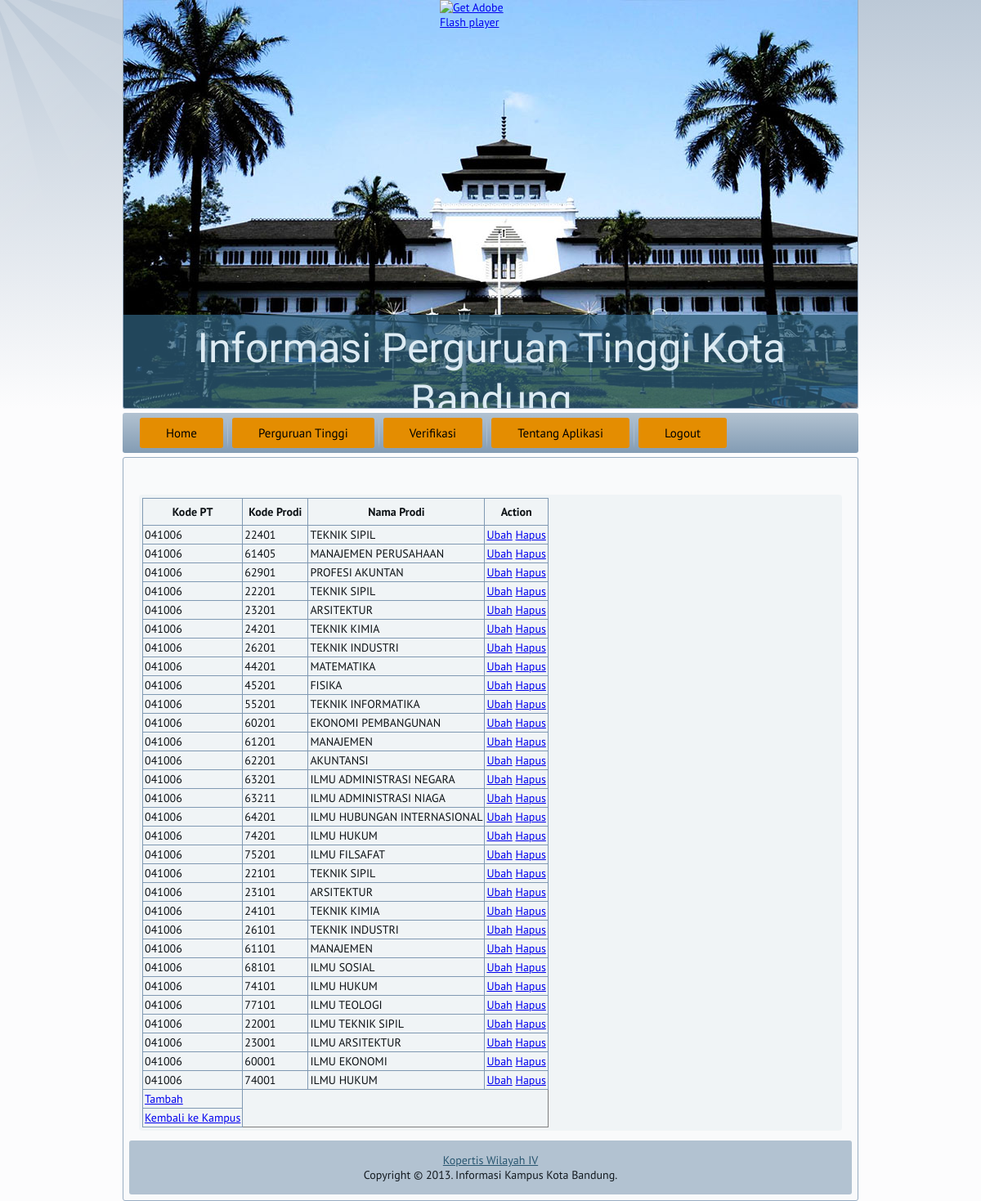
/Prodi_Controller.php?action=select&kode_pt=041006 (signed in), run on the app's committed database.
### tables this page shows
CREATE TABLE IF NOT EXISTS `prodi_kampus` (
  `kode_pt` text NOT NULL,
  `kode_prodi` text NOT NULL,
  `nomor_sk` text NOT NULL,
  `tahun_sk` text NOT NULL,
  `email` text NOT NULL,
  `grade` text NOT NULL,
  `akhir_grade` text NOT NULL,
  `keterangan` text NOT NULL
);

CREATE TABLE IF NOT EXISTS `prodi` (
  `kode_prodi` varchar(5) NOT NULL DEFAULT '',
  `kode_jenjang` varchar(1) DEFAULT NULL,
  `nama_prodi` varchar(47) DEFAULT NULL,
  `kode_bidang_ilmu` varchar(1) DEFAULT NULL,
  PRIMARY KEY (`kode_prodi`),
  KEY `FK_prodi_jenjang` (`kode_jenjang`),
  KEY `FK_prodi_bidangilmu` (`kode_bidang_ilmu`)
);

### Prodi.php (called while the page is built, shortened)
<?php
class Prodi{
	private $kode_pt;
	private $kode_prodi;
	private $nama_prodi;
	public function set_kode_pt($kode_pt){
		$this->kode_pt=$kode_pt;
	}
	public function get_kode_pt(){
		return $this->kode_pt;
	}
	public function set_kode_prodi($kode_prodi){
		$this->kode_prodi=$kode_prodi;
	}
	public function get_kode_prodi(){
		return $this->kode_prodi;
	}
	public function set_nama_prodi($nama_prodi){
		$this->nama_prodi=$nama_prodi;
	}
	public function get_nama_prodi(){
		return $this->nama_prodi;
	}
	public function select($kode_pt){
		$daftar_prodi=array();
		$i=0;
		$result=mysql_query("SELECT kode_pt, prodi_kampus.kode_prodi, prodi.nama_prodi FROM prodi_kampus inner join prodi on prodi.kode_prodi=prodi_kampus.kode_prodi WHERE kode_pt='$kode_pt'");
		while($row=mysql_fetch_array($result)){
			$p=new Prodi();
			$p->set_kode_pt($row['kode_pt']);
			$p->set_kode_prodi($row['kode_prodi']);
			$p->set_nama_prodi($row['nama_prodi']);
			$daftar_prodi[$i]=$p;
			$i++;
		}
		return $daftar_prodi;
	}
}
?>

### Prodi_Controller.php (the view, shortened to what this page needs)
<?php
include "Prodi.php";
$action=$_GET['action'];
if($action=='insert_view'){
    $kode_pt=$_GET['kode_pt'];
	header("Location:insert_prodi_view.php?kode_pt=$kode_pt");
}else if($action=='update_view'){
	$kode_pt=$_GET['kode_pt'];
	$kode_prodi=$_GET['kode_prodi'];
	$kode_jenjang=$_GET['kode_jenjang'];
	header("Location:update_prodi_view.php?kode_pt=$kode_pt&kode_prodi=$kode_prodi");
}else if($action=='select'){
	$kode_pt=$_GET['kode_pt'];
	$k=new Prodi();
	$daftar_prodi=$k->select($kode_pt);
	include 'header.php';
	echo "<table border=1 cellspacing=0>
			<tr>
				<th>Kode PT</th><th>Kode Prodi</th><th>Nama Prodi</th><th>Action</th>
			</tr>";
	for($i=0; $i<count($daftar_prodi); $i++){
		$prodi=$daftar_prodi[$i];
		echo "
			<tr>
				<td>{$prodi->get_kode_pt()}</td><td>{$prodi->get_kode_prodi()}</td><td>{$prodi->get_nama_prodi()}</td><td><a href=Prodi_Controller.php?action=update_view&kode_pt={$prodi->get_kode_pt()}&kode_prodi={$prodi->get_kode_prodi()}>Ubah</a> <a href=Prodi_Controller.php?action=delete_process&kode_pt={$prodi->get_kode_pt()}&kode_prodi={$prodi->get_kode_prodi()} onClick=\" return confirm('Yakin akan menghapus?'); \">Hapus</a></td>
			</tr>
		";
	}
	echo "<tr><td><a href=Prodi_Controller.php?action=insert_view&kode_pt=$kode_pt>Tambah</a></td></tr>";
	echo "<tr><td><a href=Kampus_Controller.php?action=select>Kembali ke Kampus</a></td></tr>";
	echo "</table>";
	include 'footer.php';
}
?>

### style.css (style rules this page uses)
table, ul.art-hmenu { font-size: 14px; font-family: 'PT Sans', Arial, 'Arial Unicode MS', Helvetica, Sans-Serif; font-weight: normal; font-style: normal; }
h1, h2, h3, h4, h5, h6, p, a, ul, ol, li { margin: 0; padding: 0; }
html, body { height: 100%; }
body { padding: 0; margin:0; min-width: 900px; color: #0D1216; }
.art-article table, table.art-article { border-collapse: collapse; margin: 1px; }
.art-article th, .art-article td { padding: 2px; border: solid 1px #8099B3; vertical-align: top; text-align: left; }
.art-article th { text-align: center; vertical-align: middle; padding: 7px; }

### data on the page
prodi_kampus: kode_pt "041006", kode_prodi "22401", kode_prodi.nama_prodi "TEKNIK SIPIL"
prodi_kampus: kode_pt "041006", kode_prodi "61405", kode_prodi.nama_prodi "MANAJEMEN PERUSAHAAN"
prodi_kampus: kode_pt "041006", kode_prodi "62901", kode_prodi.nama_prodi "PROFESI AKUNTAN"
prodi_kampus: kode_pt "041006", kode_prodi "22201", kode_prodi.nama_prodi "TEKNIK SIPIL"
prodi_kampus: kode_pt "041006", kode_prodi "23201", kode_prodi.nama_prodi "ARSITEKTUR"
prodi_kampus: kode_pt "041006", kode_prodi "24201", kode_prodi.nama_prodi "TEKNIK KIMIA"
prodi_kampus: kode_pt "041006", kode_prodi "26201", kode_prodi.nama_prodi "TEKNIK INDUSTRI"
prodi_kampus: kode_pt "041006", kode_prodi "44201", kode_prodi.nama_prodi "MATEMATIKA"
prodi_kampus: kode_pt "041006", kode_prodi "45201", kode_prodi.nama_prodi "FISIKA"
prodi_kampus: kode_pt "041006", kode_prodi "55201", kode_prodi.nama_prodi "TEKNIK INFORMATIKA"
prodi_kampus: kode_pt "041006", kode_prodi "60201", kode_prodi.nama_prodi "EKONOMI PEMBANGUNAN"
prodi_kampus: kode_pt "041006", kode_prodi "61201", kode_prodi.nama_prodi "MANAJEMEN"
prodi_kampus: kode_pt "041006", kode_prodi "62201", kode_prodi.nama_prodi "AKUNTANSI"
prodi_kampus: kode_pt "041006", kode_prodi "63201", kode_prodi.nama_prodi "ILMU ADMINISTRASI NEGARA"
prodi_kampus: kode_pt "041006", kode_prodi "63211", kode_prodi.nama_prodi "ILMU ADMINISTRASI NIAGA"
prodi_kampus: kode_pt "041006", kode_prodi "64201", kode_prodi.nama_prodi "ILMU HUBUNGAN INTERNASIONAL"
prodi_kampus: kode_pt "041006", kode_prodi "74201", kode_prodi.nama_prodi "ILMU HUKUM"
prodi_kampus: kode_pt "041006", kode_prodi "75201", kode_prodi.nama_prodi "ILMU FILSAFAT"
prodi_kampus: kode_pt "041006", kode_prodi "22101", kode_prodi.nama_prodi "TEKNIK SIPIL"
prodi_kampus: kode_pt "041006", kode_prodi "23101", kode_prodi.nama_prodi "ARSITEKTUR"
prodi_kampus: kode_pt "041006", kode_prodi "24101", kode_prodi.nama_prodi "TEKNIK KIMIA"
prodi_kampus: kode_pt "041006", kode_prodi "26101", kode_prodi.nama_prodi "TEKNIK INDUSTRI"
prodi_kampus: kode_pt "041006", kode_prodi "61101", kode_prodi.nama_prodi "MANAJEMEN"
prodi_kampus: kode_pt "041006", kode_prodi "68101", kode_prodi.nama_prodi "ILMU SOSIAL"
prodi_kampus: kode_pt "041006", kode_prodi "74101", kode_prodi.nama_prodi "ILMU HUKUM"
prodi_kampus: kode_pt "041006", kode_prodi "77101", kode_prodi.nama_prodi "ILMU TEOLOGI"
prodi_kampus: kode_pt "041006", kode_prodi "22001", kode_prodi.nama_prodi "ILMU TEKNIK SIPIL"
prodi_kampus: kode_pt "041006", kode_prodi "23001", kode_prodi.nama_prodi "ILMU ARSITEKTUR"
prodi_kampus: kode_pt "041006", kode_prodi "60001", kode_prodi.nama_prodi "ILMU EKONOMI"
prodi_kampus: kode_pt "041006", kode_prodi "74001", kode_prodi.nama_prodi "ILMU HUKUM"
